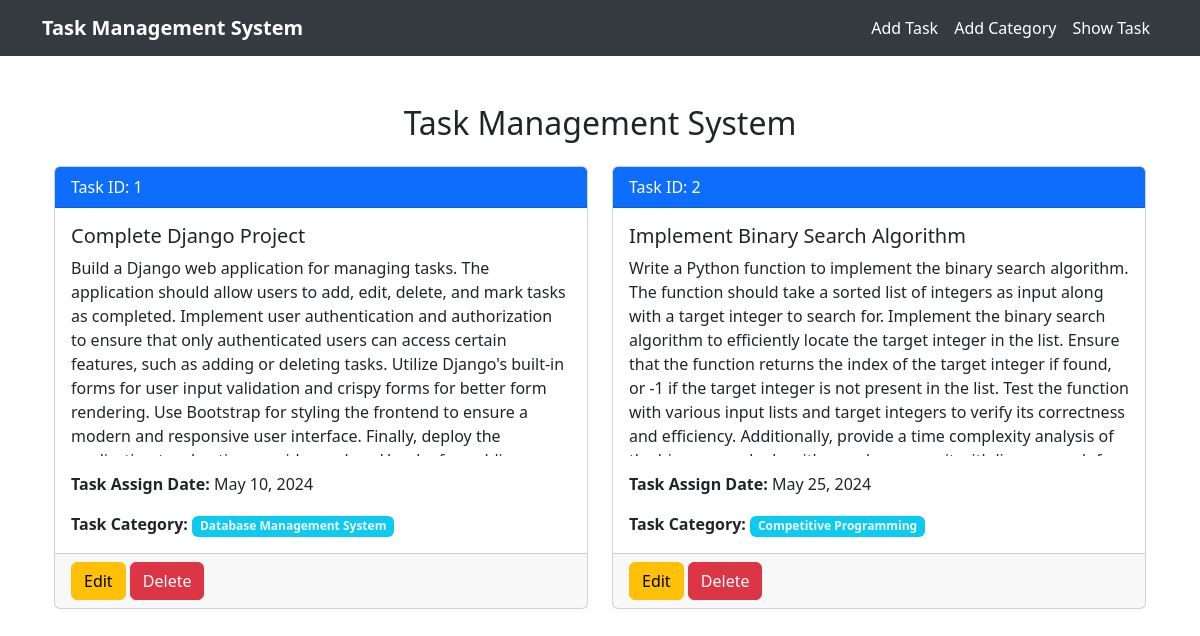
The page / on the database its author committed.
### task/models.py (models this page shows, shortened)
class Task(models.Model):
    taskTitle = models.CharField(max_length=50, verbose_name='Task Title')
    taskDescription = models.TextField(verbose_name='Task Description')
    is_completed = models.BooleanField(default=False, verbose_name='Is Completed')
    TaskAssignDate = models.DateField(verbose_name='Task Assign Date')
    category = models.ManyToManyField(Categories, related_name="tasks")

### category/models.py (models this page shows, shortened)
class Categories(models.Model):
    category_name = models.CharField(max_length = 50)

### task/views.py (the view)
# urls.py: path("", home, name='homepage'),
def home(request):
    tasks = Task.objects.all()
    return render(request, 'home.html', {'tasks': tasks})

### task/templates/home.html (shortened to what this page needs)
{% extends "base.html" %}
{% block content %}
<div class="container mt-5">
    <h2 class="text-center mb-4">Task Management System</h2>
    <div class="row justify-content-center">
        {% for task in tasks %}
        <div class="col-md-6 mb-4">
            <div class="card h-100">
                <div class="card-header bg-primary text-white">
                    Task ID: {{ task.id }}
                </div>
                <div class="card-body" style="overflow-y: auto;">
                    <h5 class="card-title">{{ task.taskTitle }}</h5>
                    <p class="card-text" style="max-height: 200px; overflow-y: auto;">{{ task.taskDescription }}</p>
                    <p class="card-text"><strong>Task Assign Date:</strong> {{ task.TaskAssignDate }}</p>
                    <p class="card-text"><strong>Task Category:</strong>
                        {% for category in task.category.all %}
                        <span class="badge bg-info text-light">{{ category.category_name }}</span>
                        {% endfor %}
                    </p>
                </div>
                <div class="card-footer">
                    {% if task.is_completed %}
                    <button class="btn btn-success disabled">Completed</button>
                    {% else %}
                    <a href="{% url 'editTask' task.id %}" class="btn btn-warning">Edit</a>
                    <a href="{% url 'deleteTask' task.id %}" class="btn btn-danger">Delete</a>
                    {% endif %}
                </div>
            </div>
        </div>
        {% endfor %}
    </div>
</div>
{% endblock content %}

### templates/base.html (shortened to what this page needs)
<!DOCTYPE html>
<html lang="en">
<head>
    <link href="https://cdn.jsdelivr.net/npm/bootstrap@5.3.2/dist/css/bootstrap.min.css" rel="stylesheet">
</head>
<body>
    <nav class="navbar navbar-expand-lg navbar-dark">
        <div class="container">
            <a class="navbar-brand text-white" href="#">Task Management System</a>
            <div class="collapse navbar-collapse" id="navbarNav">
                <ul class="navbar-nav ms-auto">
                    <li class="nav-item">
                        <a class="nav-link" href="{% url 'addTask' %}">Add Task</a>
                    </li>
                    <li class="nav-item">
                        <a class="nav-link" href="{% url 'addCategory' %}">Add Category</a>
                    </li>
                    <li class="nav-item">
                        <a class="nav-link" href="{% url 'homepage' %}">Show Task</a>
                    </li>
                </ul>
            </div>
        </div>
    </nav>
    <div class="container mt-4">
        {% block content %}
        {% endblock content %}
    </div>
</body>
</html>

### templates/base.html (style rules this page uses)
.navbar { background-color: #343a40; }
.navbar-brand { color: #ffc107; font-weight: bold; }
.navbar-nav .nav-link { color: #fff; }

### rows shown on the page
Task: id "1", taskTitle "Complete Django Project", taskDescription "Build a Django web application for managing tasks. The application should allow users to add, edit, delete, and mark tasks as completed. Implement user authentication and authorization to ensure that only authenticated users can access certain features, such as adding or deleting tasks. Utilize Django's built-in forms for user input validation and crispy forms for better form rendering. Use Bootstrap for styling the frontend to ensure a modern and responsive user interface. Finally, deploy the…", TaskAssignDate "May 10, 2024", is_completed "Edit"
Categories: category_name "Database Management System"
Task: id "2", taskTitle "Implement Binary Search Algorithm", taskDescription "Write a Python function to implement the binary search algorithm. The function should take a sorted list of integers as input along with a target integer to search for. Implement the binary search algorithm to efficiently locate the target integer in the list. Ensure that the function returns the index of the target integer if found, or -1 if the target integer is not present in the list. Test the function with various input lists and target integers to verify its correctness and efficiency. Additionally, provide a time complexity analysis of…", TaskAssignDate "May 25, 2024", is_completed "Edit"
Categories: category_name "Competitive Programming"
